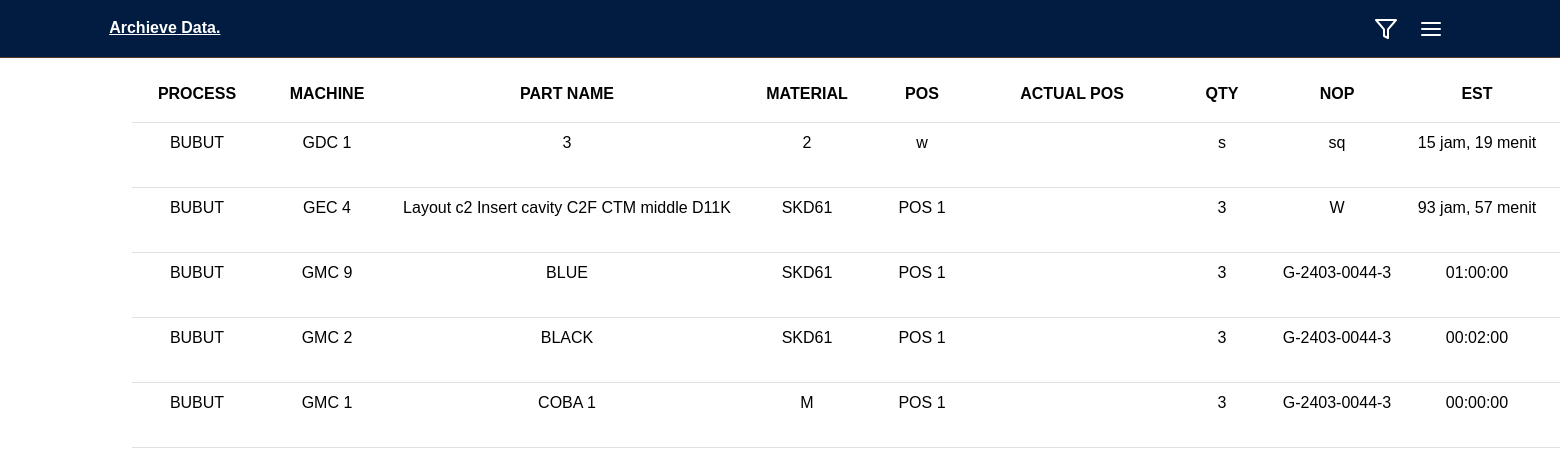
Before: /arsip.php?process=BUBUT with the older database file.
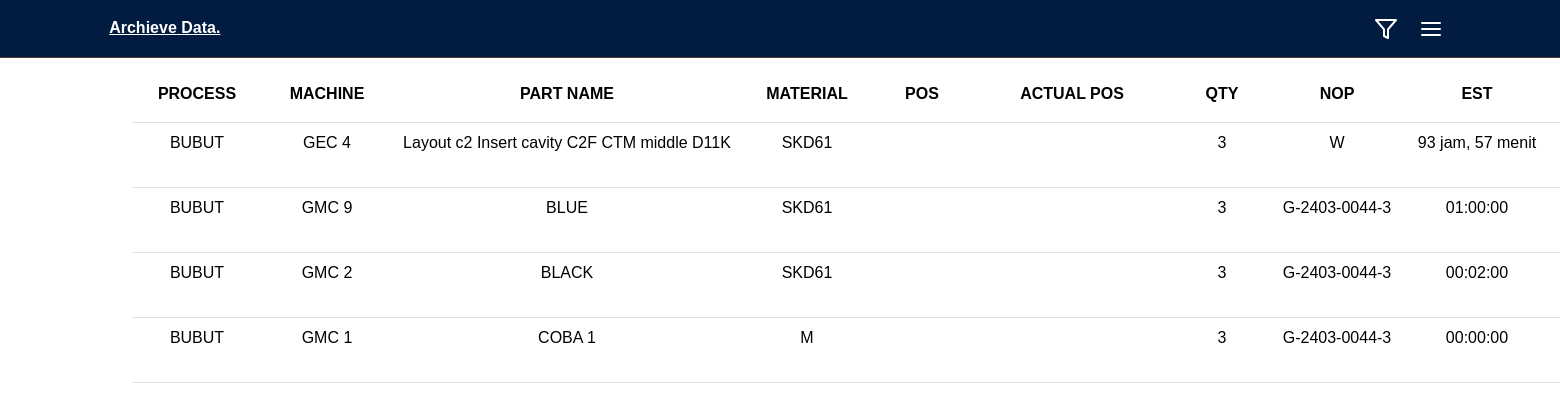
After: the same page with the newer database file.
### tables this page shows
CREATE TABLE `data` (
  `id` int(255) NOT NULL,
  `PROCESS` varchar(255) NOT NULL,
  `MACHINE` varchar(255) NOT NULL,
  `PART_NAME` varchar(255) NOT NULL,
  `MATERIAL` varchar(255) NOT NULL,
  `POS` varchar(255) NOT NULL,
  `ACTUAL_POS` varchar(255) NOT NULL,
  `QTY` varchar(255) NOT NULL,
  `NOP` varchar(255) NOT NULL,
  `EST` varchar(255) NOT NULL,
  `DATE` date NOT NULL,
  `START_TIME` varchar(50) NOT NULL DEFAULT '00:00:00',
  `END_TIME` varchar(50) NOT NULL DEFAULT '00:00:00',
  `DURATION` varchar(50) NOT NULL DEFAULT '00:00:00',
  `STATUS` varchar(255) NOT NULL,
  `REMARK` varchar(255) NOT NULL,
  `PRIORITAS` varchar(255) NOT NULL
);

### arsip.php (the view, shortened to what this page needs)
<?php
    include_once("./koneksi.php");
    $processFilter = isset($_GET['process']) ? mysqli_real_escape_string($db, $_GET['process']) : '';
    $query = "SELECT * FROM data WHERE START_TIME != '00:00:00' AND END_TIME != '00:00:00'";
    if ($processFilter) {
        $query .= " AND PROCESS = '$processFilter'";
    }
    $query .= " ORDER BY PRIORITAS DESC, id ASC";
    $result = mysqli_query($db, $query);
?>
<!DOCTYPE html>
<html lang="en">
<head>
    <link href="https://cdn.jsdelivr.net/npm/bootstrap@5.3.3/dist/css/bootstrap.min.css" rel="stylesheet">
    <link rel="stylesheet" href="./index.css">
</head>
<body>
    <nav class="navbar">
        <a href="#" class="navbar-logo">Archieve<span> Data</span>.</a>
        <div class="navbar-extra">
            <a href="#" id="filter-button" class="filter"><i data-feather="filter"></i></a>
            <a href="#" id="hamburger-menu"><i data-feather="menu"></i></a>
        </div>
    </nav>
    <div class="container">
        <table class="table">
            <thead>
                <tr align="center">
                    <th scope="col" class="process">PROCESS</th>
                    <th scope="col" class="machine">MACHINE</th>
                    <th scope="col" class="part">PART NAME</th>
                    <th scope="col" class="material">MATERIAL</th>
                    <th scope="col" class="pos">POS</th>
                    <th scope="col" class="actual">ACTUAL POS</th>
                    <th scope="col" class="qty">QTY</th>
                    <th scope="col" class="nop">NOP</th>
                    <th scope="col" class="est">EST</th>
                    <th scope="col" class="date">DATE</th>
                </tr>
            </thead>
            <tbody>
                <?php while ($data = mysqli_fetch_assoc($result)) {
                    ?>
                    <tr>
                        <td class="process"><?php echo htmlspecialchars($data["PROCESS"]); ?></td>
                        <td class="machine"><?php echo htmlspecialchars($data["MACHINE"]); ?></td>
                        <td class="part"><?php echo htmlspecialchars($data["PART_NAME"]); ?></td>
                        <td class="material"><?php echo htmlspecialchars($data["MATERIAL"]); ?></td>
                        <td class="pos"><?php echo htmlspecialchars($data["POS"]); ?></td>
                        <td class="actual"><?php echo htmlspecialchars($data["ACTUAL_POS"]); ?></td>
                        <td class="qty"><?php echo htmlspecialchars($data["QTY"]); ?></td>
                        <td class="nop"><?php echo htmlspecialchars($data["NOP"]); ?></td>
                        <td class="est"><?php echo htmlspecialchars($data["EST"]); ?></td>
                        <td class="date"><?php echo htmlspecialchars($data["DATE"]); ?></td>
                    </tr>
                <?php } ?>
            </tbody>
        </table>
    </div>
</body>
</html>

Changed rows visible on the page:
no longer on this page (row edited): data: PROCESS "BUBUT", MACHINE "GDC 1", PART_NAME "3", MATERIAL "2", POS "w", QTY "s", NOP "sq", EST "15 jam, 19 menit"
changed data "GEC 4": POS "POS 1" → (not shown)
changed data "GMC 9": POS "POS 1" → (not shown)
changed data "GMC 2": POS "POS 1" → (not shown)
changed data "GMC 1": POS "POS 1" → (not shown)
